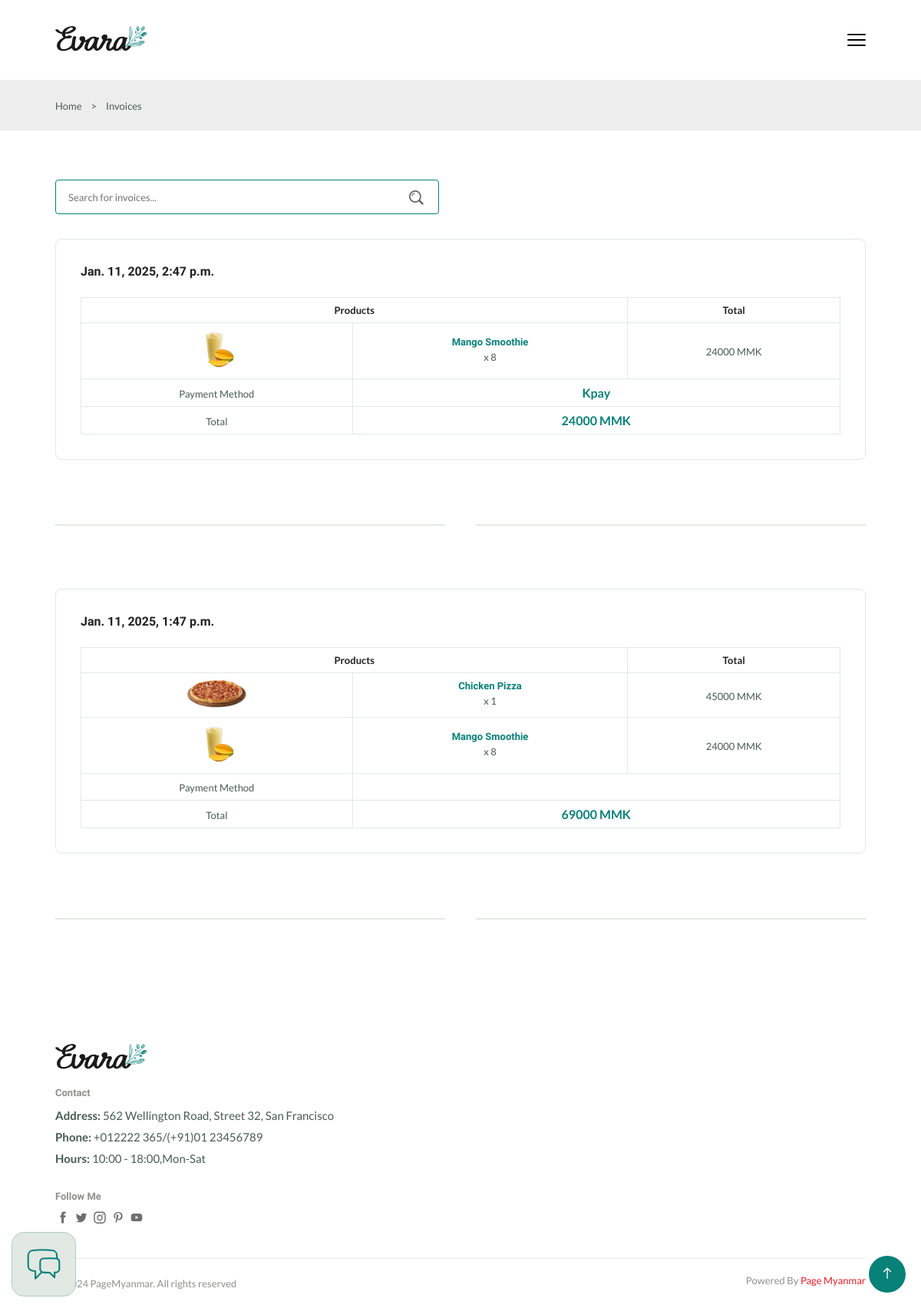
The page /invoices/ (signed in) on the database its author committed.
### app/models.py (models this page shows, shortened)
class CheckoutModel(models.Model):
    table = models.ForeignKey(TableModel,on_delete=models.SET_NULL,default=None,null=True)
    payment = models.ForeignKey(PaymentModel,on_delete=models.CASCADE,default=None,null=True,blank=True)
    cart_items = models.ManyToManyField(CartModel, related_name='cart_items')
    total = models.BigIntegerField(default=0)
    created_at = models.DateTimeField(auto_now_add=True)
    updated_at = models.DateTimeField(auto_now=True)

class ProductModel(models.Model):
    name = models.CharField(max_length=200)
    image = models.ImageField(upload_to='product/')
    price = models.IntegerField(default=0,null=True,blank=True)
    quantity = models.IntegerField(default=0, verbose_name="Current Stock")
    category = models.ForeignKey(CategoryModel,on_delete=models.SET_NULL,null=True,default=None)
    created_at = models.DateTimeField(auto_now_add=True)
    updated_at = models.DateTimeField(auto_now=True)

class PaymentModel(models.Model):
    name = models.CharField(max_length=200)
    number = models.CharField(max_length=200,default=None,null=True,blank=True)
    created_at = models.DateTimeField(auto_now_add=True)
    updated_at = models.DateTimeField(auto_now=True)

### app/views.py (the view)
# urls.py: path('invoices/',Invoices),
def Invoices(request):
    invoices = CheckoutModel.objects.all().order_by('-created_at')
    grouped_invoices = []
    for invoice in invoices:
        grouped_items = defaultdict(lambda: {'quantity': 0, 'total_price': 0, 'product': None})
        for cart in invoice.cart_items.all():
            grouped_items[cart.product.id]['quantity'] += cart.quantity
            grouped_items[cart.product.id]['total_price'] += cart.total_price
            grouped_items[cart.product.id]['product'] = cart.product
        grouped_invoices.append({
            'invoice': invoice,
            'items': grouped_items.values()
        })
    context = {
        'grouped_invoices': grouped_invoices,
    }
    return render(request, 'invoices.html', context)

### app/context_processors.py (called while the page is built, shortened)
def Counts(request):
    table_id = request.resolver_match.kwargs.get('id')  # Get `id` from the URL kwargs
    return {
        'cart_count': 0,
    }

### app/templatetags/custom_permissions.py (called while the page is built)
@register.filter
def has_role_permission(user, permission_codename):
    if user.is_authenticated and hasattr(user, 'has_permission'):
        return user.has_permission(permission_codename)
    return False

### authentication/models.py (called while the page is built)
    def has_permission(self, perm_codename):
        if self.role:
            return self.role.permissions.filter(codename=perm_codename).exists()
        return False

### templates/invoices.html (shortened to what this page needs)
{% extends 'components/base.html' %}
{% load static %}
{% block body %}
<section class="breadcrumb">
  <ul class="breadcrumb__list flex container">
    <li><a href="/" class="breadcrumb__link">Home</a></li>
    <li><span class="breadcrumb__link">></span></li>
    <li><span class="breadcrumb__link">Invoices</span></li>
  </ul>
</section>
<section class="checkout section--lg container">
  <div class="search__form">
    <input type="text" placeholder="Search for invoices..." class="form__input">
    <button class="search__btn">
      <img src="{% static 'img/search.png' %}" alt="">
    </button>
  </div>
  <div class="checkout__container grid">
    {% for invoice_group in grouped_invoices %}
    <div class="checkout__group">
      <h3 class="section__title">{{invoice_group.invoice.created_at}}</h3>
      <table class="order__table">
        <tr>
          <th colspan="2">Products</th>
          <th>Total</th>
        </tr>
        {% for item in invoice_group.items %}
        <tr>
          <td>
            <img src="{{ item.product.image.url }}" alt="{{ item.product.name }}" class="order__img">
          </td>
          <td>
            <h3 class="table__title">{{ item.product.name }}</h3>
            <p class="table__quantity">x {{ item.quantity }}</p>
          </td>
          <td>
            <span class="table__price">{{ item.total_price }} MMK</span>
          </td>
        </tr>
        {% endfor %}
        <tr>
          <td><span class="order__subtitle">Payment Method</span></td>
          <td colspan="2"><span class="order__grand-total">{{ invoice_group.invoice.payment.name }}</span></td>
        </tr>
        <tr>
          <td><span class="order__subtitle">Total</span></td>
          <td colspan="2"><span class="order__grand-total">{{ invoice_group.invoice.total }} MMK</span></td>
        </tr>
      </table>
    </div>
    <div class="divider">
      <i class="fi fi-rs-fingerprint"></i>
    </div>
    {% endfor %}
  </div>
</section>
{% endblock %}

### static/css/style.css (style rules this page uses)
:root { --header-height: 4rem; --first-color: hsl(176, 88%, 27%); --first-color-alt: hsl(129, 44%, 94%); --second-color: hsl(34, 94%, 87%); --title-color: hsl(0, 0%, 13%); --text-color: hsl(154, 13%, 32%); --text-color-light: hsl(60, 1%, 56%); --body-color: hsl(0, 0%, 100%); --container-color: hsl(0, 0%, 93%); --border-color: hsl(129, 36%, 85%); --border-color-alt: hsl(133, 15%, 90%); --delete-color: hsl(0, 83%, 53%); --image-bg-color: #f1f1f1; --body-font: 'Lato', sans-serif; --second-font: 'Spartan', sans-serif; --big-font-size: 3.5rem; --h1-font-size: 2.75rem; --h2-font-size: 2rem; --h3-font-size: 1.75rem; --h4-font-size: 1.375rem; --large-font-size: 1.125rem; --normal-font-size: 1rem; --small-font-size: 0.875rem; --smaller-font-size: 0.75rem; --tiny-font-size: 0.6875rem; --weight-400: 400; --weight-500: 500; --weight-600: 600; --weight-700: 700; --transition: cubic-bezier(0, 0, 0.05, 1); --transition-ease-in-out: all 0.3s ease-in-out; }
@media screen and (max-width: 1200px) { :root { --big-font-size: 2.25rem; --h1-font-size: 2rem; --h2-font-size: 1.375rem; --h3-font-size: 1.25rem; --h4-font-size: 1.125rem; --large-font-size: 1rem; --normal-font-size: 0.9375rem; --small-font-size: 0.8125rem; --smaller-font-size: 0.6875rem; --tiny-font-size: 0.625rem; } }
* { margin: 0; padding: 0; box-sizing: border-box; }
input, textarea, select, body { color: var(--text-color); font-family: var(--body-font); font-size: var(--normal-font-size); font-weight: var(--weight-400); }
body { background-color: var(--body-color); }
h1, h2, h3, h4 { font-family: var(--second-font); color: var(--title-color); font-weight: var(--weight-600); }
ul { list-style: none; }
a { text-decoration: none; }
p { line-height: 1.5rem; }
img { max-width: 100%; }
button, label { cursor: pointer; }
button, textarea, input, select { background-color: transparent; border: none; outline: none; }
table { width: 100%; border-collapse: collapse; }
.container { max-width: 1440px; margin-inline: auto; padding-inline: .75rem; }
.grid { display: grid; gap: 1.5rem; }
.section--lg { padding-block: 4rem; }
.section__title { font-size: var(--h4-font-size); margin-bottom: 1.5rem; }
.form__input, .alert__input, .alert__select { border: 1px solid var(--border-color-alt); padding-inline: 1rem; height: 45px; border-radius: .25rem; font-size: var(--small-font-size); }
.search__form { margin-bottom: 2rem; position: relative; max-width: 500px; }
.header__search .form__input, .search__form .form__input { width: 100%; border-color: var(--first-color); }
.search__btn { position: absolute; top: 24%; right: 1.25rem; cursor: pointer; }
.flex { display: flex; align-items: center; column-gap: 0.5rem; }
.breadcrumb { background-color: var(--container-color); padding-block: 1.5rem; }
.breadcrumb__list { column-gap: 0.75rem; }
.breadcrumb__link { color: var(--text-color); font-size: var(--small-font-size); }
.table__title, .table__description, .table__price, .table__subtotal, .table__trash, .table__stock { font-size: var(--small-font-size); }
.table__title, .table__stock { color: var(--first-color); }
.divider { position: relative; text-align: center; margin-block: 3rem; }
.divider::before { content: ''; position: absolute; top: 50%; left: 0; width: 100%; border-top: 2px solid var(--border-color-alt); }
.divider i { color: var(--text-color-light); background-color: var(--body-color); font-size: 1.25rem; padding-inline: 1.25rem; position: relative; z-index: 10; }
.checkout__container { grid-template-columns: 100%; }
.checkout__group { border: 1px solid var(--border-color-alt); padding: 2rem; border-radius: 0.5rem; }
.checkout__group .section__title { font-size: var(--large-font-size); }
.order__table tr th, .order__table tr td { border: 1px solid var(--border-color-alt); padding: 0.5rem; text-align: center; }
.order__table tr th { color: var(--title-color); font-size: var(--small-font-size); }
.order__img { width: 80px; }
.table__quantity, .order__subtitle { font-size: var(--small-font-size); }
.order__grand-total { color: var(--first-color); font-size: var(--large-font-size); font-weight: var(--weight-700); }
@media screen and (max-width: 1520px) { .container { max-width: 1260px; } }
@media screen and (max-width: 1320px) { .container { max-width: 1080px; } }

### rows shown on the page
CheckoutModel: invoice.created_at "Jan. 11, 2025, 2:47 p.m.", invoice.payment.name "Kpay", invoice.total "24000"
ProductModel: product.image (picture), product.name "Mango Smoothie", quantity "8", total_price "24000"
CheckoutModel: invoice.created_at "Jan. 11, 2025, 1:47 p.m.", invoice.total "69000"
ProductModel: product.image (picture), product.name "Chicken Pizza", quantity "1", total_price "45000"
